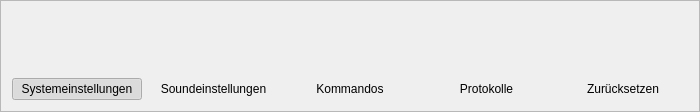
    <widget class="QFrame" name="frame" >
     <property name="minimumSize" >
      <size>
       <width>700</width>
       <height>112</height>
      </size>
     </property>
     <property name="frameShape" >
      <enum>QFrame::StyledPanel</enum>
     </property>
     <property name="frameShadow" >
      <enum>QFrame::Raised</enum>
     </property>
     <layout class="QHBoxLayout" >
      <item>
       <layout class="QVBoxLayout" >
        <item>
         <layout class="QHBoxLayout" >
          <item>
           <spacer>
            <property name="orientation" >
             <enum>Qt::Horizontal</enum>
            </property>
            <property name="sizeHint" >
             <size>
              <width>40</width>
              <height>20</height>
             </size>
            </property>
           </spacer>
          </item>
          <item>
           <widget class="QLabel" name="lbSystemSettings" >
            <property name="toolTip" >
             <string>Die Haupt-Systemeinstellungen</string>
            </property>
            <property name="text" >
             <string/>
            </property>
            <property name="pixmap" >
             <pixmap resource="../simon.qrc" >:/images/icons/computer.svg</pixmap>
            </property>
            <property name="scaledContents" >
             <bool>false</bool>
            </property>
           </widget>
          </item>
          <item>
           <spacer>
            <property name="orientation" >
             <enum>Qt::Horizontal</enum>
            </property>
            <property name="sizeHint" >
             <size>
              <width>40</width>
              <height>20</height>
             </size>
            </property>
           </spacer>
          </item>
         </layout>
        </item>
        <item>
         <widget class="QPushButton" name="pbSystemSettings" >
          <property name="toolTip" >
           <string>Die Haupt-Systemeinstellungen</string>
          </property>
          <property name="text" >
           <string>Systemeinstellungen</string>
          </property>
          <property name="checkable" >
           <bool>true</bool>
          </property>
          <property name="checked" >
           <bool>true</bool>
          </property>
          <property name="flat" >
           <bool>true</bool>
          </property>
         </widget>
        </item>
       </layout>
      </item>
      <item>
       <layout class="QVBoxLayout" >
        <item>
         <layout class="QHBoxLayout" >
          <item>
           <spacer>
            <property name="orientation" >
             <enum>Qt::Horizontal</enum>
            </property>
            <property name="sizeHint" >
             <size>
              <width>40</width>
              <height>20</height>
             </size>
            </property>
           </spacer>
          </item>
          <item>
           <widget class="QLabel" name="lbSoundSettings" >
            <property name="toolTip" >
             <string>Alle einstellungen rund um die Aufnahmen und das verwendete Soundsystem</string>
            </property>
            <property name="text" >
             <string/>
            </property>
            <property name="pixmap" >
             <pixmap resource="../simon.qrc" >:/images/icons/gnome-settings-sound.svg</pixmap>
            </property>
            <property name="scaledContents" >
             <bool>false</bool>
            </property>
           </widget>
          </item>
          <item>
           <spacer>
            <property name="orientation" >
             <enum>Qt::Horizontal</enum>
            </property>
            <property name="sizeHint" >
             <size>
              <width>40</width>
              <height>20</height>
             </size>
            </property>
           </spacer>
          </item>
         </layout>
        </item>
        <item>
         <widget class="QPushButton" name="pbSoundSettings" >
          <property name="toolTip" >
           <string>Alle einstellungen rund um die Aufnahmen und das verwendete Soundsystem</string>
          </property>
          <property name="text" >
           <string>Soundeinstellungen</string>
          </property>
          <property name="checkable" >
           <bool>true</bool>
          </property>
          <property name="flat" >
           <bool>true</bool>
          </property>
         </widget>
        </item>
       </layout>
      </item>
      <item>
       <layout class="QVBoxLayout" >
        <item>
         <layout class="QHBoxLayout" >
          <item>
           <spacer>
            <property name="orientation" >
             <enum>Qt::Horizontal</enum>
            </property>
            <property name="sizeHint" >
             <size>
              <width>40</width>
              <height>20</height>
             </size>
            </property>
           </spacer>
          </item>
          <item>
           <widget class="QLabel" name="lbCommands" >
            <property name="toolTip" >
             <string>Kommandos die simon veranlasst auf gewisse Schlüsselwörter spezielle Aktionen auszuführen</string>
            </property>
            <property name="text" >
             <string/>
            </property>
            <property name="pixmap" >
             <pixmap resource="../simon.qrc" >:/images/icons/terminal.svg</pixmap>
            </property>
            <property name="scaledContents" >
             <bool>false</bool>
            </property>
           </widget>
          </item>
          <item>
           <spacer>
            <property name="orientation" >
             <enum>Qt::Horizontal</enum>
            </property>
            <property name="sizeHint" >
             <size>
              <width>40</width>
              <height>20</height>
             </size>
            </property>
           </spacer>
          </item>
         </layout>
        </item>
        <item>
         <widget class="QPushButton" name="pbCommandSettings" >
          <property name="toolTip" >
           <string>Kommandos die simon veranlasst auf gewisse Schlüsselwörter spezielle Aktionen auszuführen</string>
          </property>
          <property name="text" >
           <string>Kommandos</string>
          </property>
          <property name="checkable" >
           <bool>true</bool>
          </property>
          <property name="flat" >
           <bool>true</bool>
          </property>
         </widget>
        </item>
       </layout>
      </item>
      <item>
       <layout class="QVBoxLayout" >
        <item>
         <layout class="QHBoxLayout" >
          <item>
           <spacer>
            <property name="orientation" >
             <enum>Qt::Horizontal</enum>
            </property>
            <property name="sizeHint" >
             <size>
              <width>40</width>
              <height>20</height>
             </size>
            </property>
           </spacer>
          </item>
          <item>
           <widget class="QLabel" name="lbProtocol" >
            <property name="toolTip" >
             <string>Einstellungen über die Protokolle von simon</string>
            </property>
            <property name="text" >
             <string/>
            </property>
            <property name="pixmap" >
             <pixmap resource="../simon.qrc" >:/images/icons/text-editor.svg</pixmap>
            </property>
            <property name="scaledContents" >
             <bool>false</bool>
            </property>
           </widget>
          </item>
          <item>
           <spacer>
            <property name="orientation" >
             <enum>Qt::Horizontal</enum>
            </property>
            <property name="sizeHint" >
             <size>
              <width>40</width>
              <height>20</height>
             </size>
            </property>
           </spacer>
          </item>
         </layout>
        </item>
        <item>
         <widget class="QPushButton" name="pbProtocolSettings" >
          <property name="toolTip" >
           <string>Einstellungen über die Protokolle von simon</string>
          </property>
          <property name="text" >
           <string>Protokolle</string>
          </property>
          <property name="checkable" >
           <bool>true</bool>
          </property>
          <property name="flat" >
           <bool>true</bool>
          </property>
         </widget>
        </item>
       </layout>
      </item>
      <item>
       <layout class="QVBoxLayout" >
        <item>
         <layout class="QHBoxLayout" >
          <item>
           <spacer>
            <property name="orientation" >
             <enum>Qt::Horizontal</enum>
            </property>
            <property name="sizeHint" >
             <size>
              <width>40</width>
              <height>20</height>
             </size>
            </property>
           </spacer>
          </item>
          <item>
           <widget class="QLabel" name="lbRevert" >
            <property name="toolTip" >
             <string>Setzt das System auf einen früheren Status zurück</string>
            </property>
            <property name="text" >
             <string/>
            </property>
            <property name="pixmap" >
             <pixmap resource="../simon.qrc" >:/images/icons/gtk-undo-ltr.svg</pixmap>
            </property>
            <property name="scaledContents" >
             <bool>false</bool>
            </property>
           </widget>
          </item>
          <item>
           <spacer>
            <property name="orientation" >
             <enum>Qt::Horizontal</enum>
            </property>
            <property name="sizeHint" >
             <size>
              <width>40</width>
              <height>20</height>
             </size>
            </property>
           </spacer>
          </item>
         </layout>
        </item>
        <item>
         <widget class="QPushButton" name="pbRevert" >
          <property name="text" >
           <string>Zurücksetzen</string>
          </property>
          <property name="checkable" >
           <bool>true</bool>
          </property>
          <property name="flat" >
           <bool>true</bool>
          </property>
         </widget>
        </item>
       </layout>
      </item>
     </layout>
    </widget>
